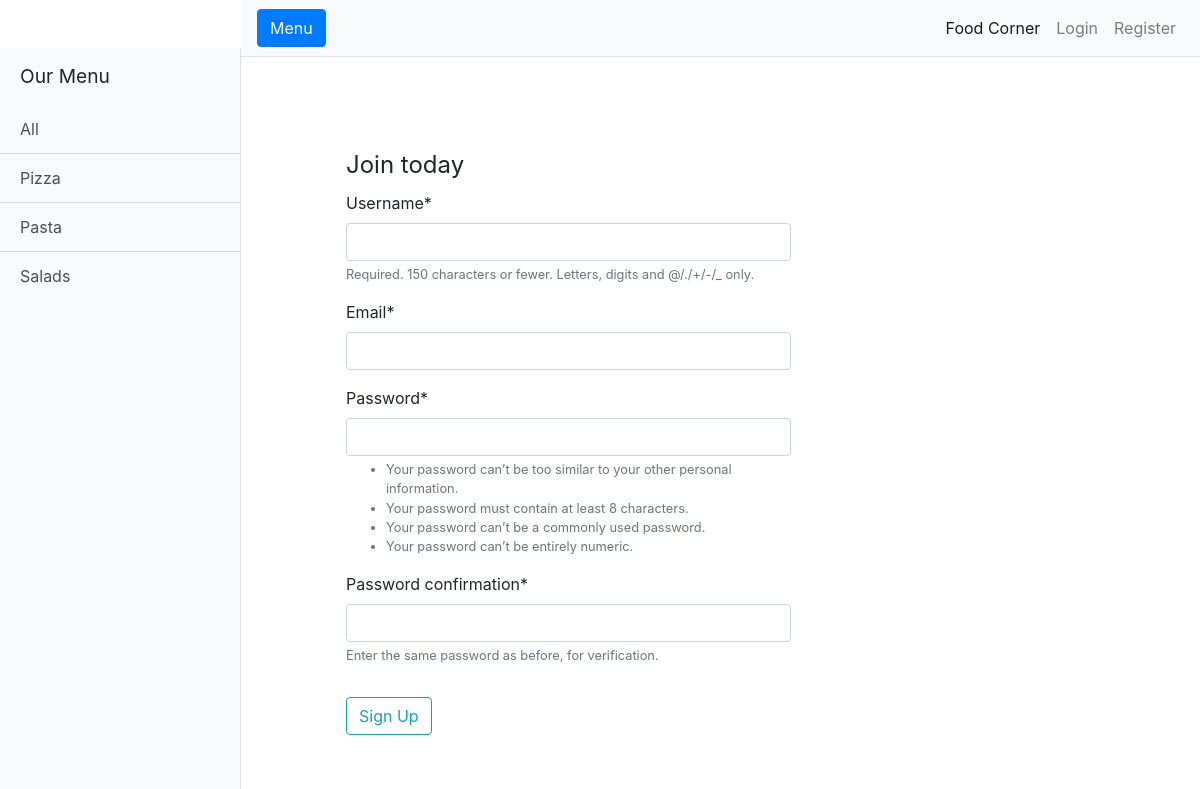
Screenshot of /register/ with the database file from the repository.
### menu/models.py (models this page shows)
class Category(models.Model):
    category_name = models.CharField(max_length=50)

### users/views.py (the view)
# urls.py: path('register/', user_views.register,name='register'),
def register(request):
    if request.method == 'POST':
        form = UserRegisterForm(request.POST)
        if form.is_valid:
            form.save()
            messages.success(request,f'Your account has been created. Please login')
            return redirect ('login')
    else:
        form=UserRegisterForm()
    return render(request,'users/register.html', {'form':form})

### users/forms.py
class UserRegisterForm(UserCreationForm):
    email = forms.EmailField()
    class Meta:
        model = User
        fields = ['username', 'email','password1','password2']

### order/context_processor.py (called while the page is built)
def get_category_to_context(request):
    category = Category.objects.all()
    return({'category':category})

### users/templates/users/register.html (shortened to what this page needs)
{% extends 'order/layout.html' %}
{% load crispy_forms_tags %}
{% block content %}
<div class="common-section">
<form method="POST">
    <fieldset class="form-group">
       <legend> Join today </legend>
       {{form|crispy}}
    </fieldset>
    <div class="form-group">
        <button class="btn btn-outline-info " type = "submit">Sign Up</button>
    </div>
</form>
</div>
{% endblock %}

### order/templates/order/layout.html (shortened to what this page needs)
{% load static %}
<!DOCTYPE html>
<html lang="en">
<head>
  <link href="../../static/vendor/bootstrap/css/bootstrap.min.css" rel="stylesheet">
  <link href="../../static/css/simple-sidebar.css" rel="stylesheet">
  <link href="../../static/css/main.css" rel="stylesheet">
</head>
<body>
  <div class="d-flex" id="wrapper">
    <div class="bg-light border-right mt-5" id="sidebar-wrapper">
      <div class="sidebar-heading">Our Menu </div>
      <div class="list-group list-group-flush">
        <a href="{% url 'menu' 0 %}" class="list-group-item list-group-item-action bg-light">All</a>
        {% for item in category %}
        <a href="{% url 'menu'  item.id %}" class="list-group-item list-group-item-action bg-light">{{item.category_name}}</a>
        {% endfor %}
      </div>
    </div>
    <div id="page-content-wrapper">
      <nav class="navbar navbar-expand-lg navbar-light bg-light border-bottom">
        <button class="btn btn-primary" id="menu-toggle">Menu</button>
        <div class="collapse navbar-collapse" id="navbarSupportedContent">
          <ul class="navbar-nav ml-auto mt-2 mt-lg-0">
            <li class="nav-item active">
              <a class="nav-link" href="{% url 'home' %}">Food Corner <span class="sr-only">(current)</span></a>
            </li>
            {% if user.is_authenticated %}
              <li class="nav-item">
                <a href="#" class="nav-link"> Hello {{request.user.username}}</a>
              </li>
            <li class="nav-item">
              <a class="nav-link" href="{% url 'show_cart' %}"><i class="fas fa-cart-arrow-down"></i>Cart</a>
            </li>
            <li class="nav-item">
              <a class="nav-link" href="{% url 'profile' %}">My Orders</a>
            </li>
            <li class="nav-item">
              <a class="nav-link" href="{% url 'logout' %}">Logout</a>
            </li>
            {% else %}
            <li class="nav-item">
              <a class="nav-link" href="{% url 'login' %}">Login</a>
            </li>
            <li class="nav-item">
              <a class="nav-link" href="{% url 'register' %}">Register</a>
            </li>
            {% endif %}
          </ul>
        </div>
      </nav>
      <div class="container-fluid">
        {% block content %}
        {% endblock %}
    </div>
  </div>
</body>
</html>

### order/static/css/simple-sidebar.css (style rules this page uses)
#wrapper { overflow-x: hidden; }
#sidebar-wrapper { min-height: 100vh; margin-left: -15rem; -webkit-transition: margin .25s ease-out; -moz-transition: margin .25s ease-out; -o-transition: margin .25s ease-out; transition: margin .25s ease-out; }
#sidebar-wrapper .sidebar-heading { padding: 0.875rem 1.25rem; font-size: 1.2rem; }
#sidebar-wrapper .list-group { width: 15rem; }
#page-content-wrapper { min-width: 100vw; }
@media (min-width: 768px) { #sidebar-wrapper { margin-left: 0; } }
@media (min-width: 768px) { #page-content-wrapper { min-width: 0; width: 100%; } }

### order/static/css/main.css (style rules this page uses)
.common-section { background-color: #ffffff; padding: 10px 10px; margin-left: 5rem; margin-top: 5rem; justify-content : center; align-items: center; width: 50%; }

### rows the page displays
Category: category_name "Pizza"
Category: category_name "Pasta"
Category: category_name "Salads"
